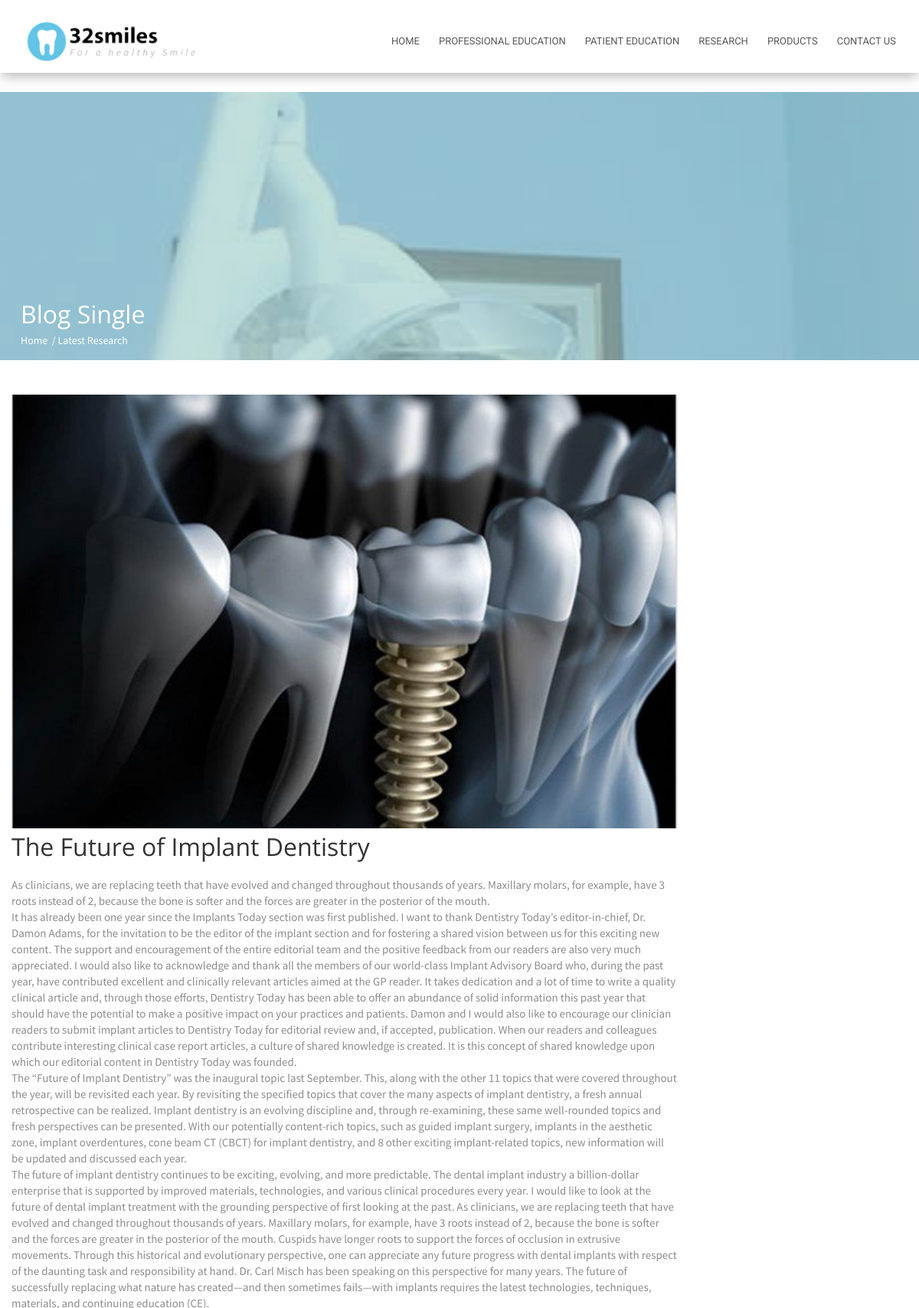
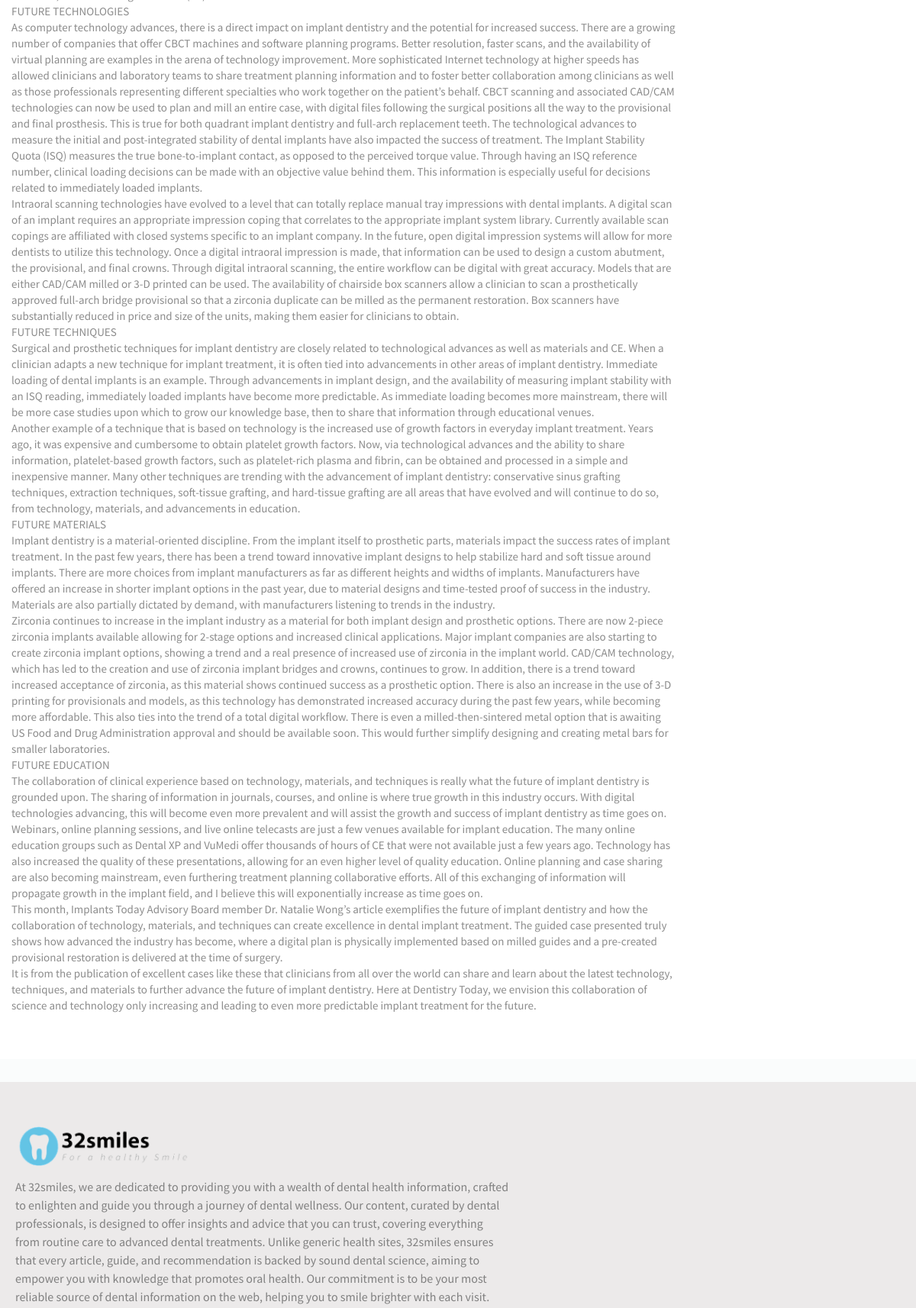
Screenshot of /research/latest-research.php?post_id=1 (upper part) with the database file from the repository (2 pictures, top to bottom).
### tables this page shows
CREATE TABLE `media` (
  `media_id` int(11) NOT NULL,
  `media_type` varchar(50) DEFAULT NULL,
  `media_path` varchar(255) DEFAULT NULL,
  `media_text` text DEFAULT NULL,
  `media_created_at` timestamp NOT NULL DEFAULT current_timestamp(),
  `media_updated_at` timestamp NOT NULL DEFAULT current_timestamp() ON UPDATE current_timestamp(),
  `media_is_deleted` tinyint(1) DEFAULT 0,
  CHECK (media_is_deleted BETWEEN 0 AND 1)
);

CREATE TABLE `posts` (
  `post_id` int(11) NOT NULL,
  `category_id` int(11) DEFAULT NULL,
  `post_title` varchar(80) DEFAULT NULL,
  `post_content` text DEFAULT NULL,
  `post_created_at` timestamp NOT NULL DEFAULT current_timestamp(),
  `post_updated_at` timestamp NOT NULL DEFAULT current_timestamp() ON UPDATE current_timestamp(),
  `post_is_deleted` tinyint(1) DEFAULT 0,
  CHECK (post_is_deleted BETWEEN 0 AND 1)
);

### function.php (called while the page is built, shortened)
<?php
function getMediaByPostID($post_id)
{
    global $conn;
    $sql_query = "SELECT media.media_path, media.media_type, media.media_text FROM media
                    JOIN itemmedia ON media.media_id = itemmedia.media_id
                    JOIN posts ON itemmedia.item_id = posts.post_id
                    WHERE posts.post_id = ? AND media.media_is_deleted = 0
                    AND itemmedia.item_is_deleted = 0 AND itemmedia.item_type = 'research'";
    $stmt = $conn->prepare($sql_query);
    $stmt->bind_param("i", $post_id);
    $stmt->execute();
    $result = $stmt->get_result();
    $data = $result->fetch_all(MYSQLI_ASSOC);
    return $data[0];
}
function getPostByID($post_id){
    global $conn;
    $sql_query = "SELECT * FROM posts WHERE post_id = ?";
    $stmt = $conn->prepare($sql_query);
    $stmt->bind_param("i", $post_id);
    $stmt->execute();
    $result = $stmt->get_result();
    $data = $result->fetch_all(MYSQLI_ASSOC);
    return $data[0];
}
function convertImagePath($dbPath) {
    $newPath = str_replace('../../', '../', $dbPath);
    return $newPath;
}

### research/latest-research.php (the view, shortened to what this page needs)
<?php
require_once "../function.php";
$post_id = intval(isset($_GET['post_id']) ? $_GET['post_id'] : '');
$post = getPostByID($post_id);
$media = getMediaByPostID($post_id);
?>
<!DOCTYPE html>
<html lang="en-US" class="no-js">
<head>
    <link rel="stylesheet" href="../css/bootstrap.min.css">
    <link rel="stylesheet" href="../css/styles.css">
    <link rel="stylesheet" href="../fonts/font-awesome/css/font-awesome.min.css">
</head>
<body>
<div class="wrapper">
    <div class="header">
        <div class="navbar">
            <nav id="mainNav" class="navbar navbar-default navbar-fixed-top">
                <div class="container">
                    <div class="navbar-header">
                        <a class="navbar-brand" href="../../eProject-32smiles">
                            <div class="logo-brand"><img src="../img/img-page/logo.png" alt=""></div>
                        </a>
                    </div>
                    <div class="collapse navbar-collapse" id="bs-example-navbar-collapse-1">
                        <ul class="nav navbar-nav navbar-right">
                            <li><a href="../../eProject-32smiles">HOME</a></li>
                            <li><a href="../professional-education">PROFESSIONAL EDUCATION</a></li>
                            <li><a href="../patient-education">PATIENT EDUCATION</a></li>
                            <li><a href="../research">RESEARCH</a></li>
                            <li><a href="../product">PRODUCTS</a></li>
                            <li><a href="../contact-us">CONTACT US</a></li>
                        </ul>
                    </div>
                </div>
            </nav>
        </div>
    </div>
    <div class="pages-header">
        <div class="section-heading">
            <div class="section">
                <div class="span-title">
                    <h1>Blog Single</h1>
                    <div class="page-map"><p>Home &nbsp;/&nbsp;Latest Research</p></div>
                </div>
            </div>
        </div>
    </div>
    <div class="main">
        <div class="section">
            <div class="row">
                <div class="col-md-9">
                    <div class="post-content">
                        <div class="post-photo">
                            <?php if ($media['media_type'] == 'image'):?>
                                <img src="<?php echo convertImagePath($media['media_path']) ?>"
                                     alt="<?php echo $media['media_text'] ?>">
                            <?php elseif ($media['media_type'] =='video') :?>
                                <video autoplay controls>
                                    <source src="<?php echo convertImagePath($media['media_path']) ?>">
                                </video>
                            <?php endif;?>
                        </div>
                        <div class="post-title"><h1><?php echo $post['post_title'] ?></h1></div>
                        <div class="post-content">
                            <p><?php $content = $post['post_content'];
                                echo nl2br($content); ?></p>
                        </div>
                    </div>
                </div>
            </div>
        </div>
    </div>
</div>
<div class="footer">
    <div class="main">
        <div class="row" style="background-color: #eceaea">
            <div class="col-md-7 footer-info">
                <div class="about-footer">
                    <div class="logo-brand">
                        <img src="../img/img-page/logo.png" alt=""/>
                    </div>
                    <p>
                        At 32smiles, we are dedicated to providing you with a wealth of dental health information,
                        crafted to enlighten and guide you through a journey of dental wellness. Our content, curated by
                        dental professionals, is designed to offer insights and advice that you can trust, covering
                        everything from routine care to advanced dental treatments. Unlike generic health sites,
                        32smiles ensures that every article, guide, and recommendation is backed by sound dental
                        science, aiming to empower you with knowledge that promotes oral health. Our commitment is to be
                        your most reliable source of dental information on the web, helping you to smile brighter with
                        each visit.
                    </p>
                </div>
            </div>
        </div>
    </div>
</div>
</body>
</html>

### css/styles.css (style rules this page uses)
html, body, div, span, applet, object, iframe, h1, h2, h3, h4, h5, h6, p, blockquote, pre, a, abbr, acronym, address, big, cite, code, del, dfn, em, img, ins, kbd, q, s, samp, small, strike, strong, sub, sup, tt, var, b, u, i, center, dl, dt, dd, ol, ul, li, fieldset, form, label, legend, table, caption, tbody, tfoot, thead, tr, th, td, article, aside, canvas, details, embed, figure, figcaption, footer, header, hgroup, menu, nav, output, ruby, section, summary, time, mark, audio, video { margin: 0; padding: 0; border: 0; font-size: 100%; font: inherit; }
article, aside, details, figcaption, figure, footer, header, hgroup, menu, nav, section { display: block; }
body { line-height: 1.5; overflow-x: hidden; }
ol, ul { list-style: none; }
a:link { text-decoration: none; }
h1 { font-size: 24px; font-family: 'Open Sans', sans-serif; }
p { font-size: 14px; font-family: 'Source Sans Pro', sans-serif; color: #8c8c8c; }
.container { background-color: transparent; padding-top: 10px; }
.logo-brand { width: 230px; margin-top: -12px; transition: 0.5s; }
.logo-brand img { width: 100%; }
.navbar-default { border-color: transparent; box-shadow: 0px 6px 16px -2px rgba(0, 0, 0, 0.3); }
.navbar-default .navbar-nav > li > a { color: #595959; font-size: 13px; -webkit-transition-property: width; -webkit-transition-duration: 5s; transition-property: color; transition-duration: 0.4s; padding-left: 10px; transition: 0.5s; font-family: 'Roboto', sans-serif; margin-top: 4px; }
.navbar-fixed-top { background: #FFF; }
@media (min-width: 768px) { .navbar-default { -webkit-transition: all .35s; -moz-transition: all .35s; transition: all .35s; padding: 15px 0; } }
.wrapper { width: 100%; height: auto; overflow-x: hidden; }
.main { margin: 30px 0px 30px 0px; }
.section { padding: 15px; margin: 0px auto 0px auto; }
@media (min-width: 1200px) { .section { width: 1200px; } }
.header { height: 120px; background: #FFF; }
.footer { width: 100%; height: 100%; background: #FAFCFC; overflow: hidden; }
.footer .main { margin-bottom: 0px; }
.about-footer p { margin: 15px 0px 15px 0px; font-size: 16px; color: #808080; }
@media (min-width: 1200px) { .about-footer { width: 730px; float: right; padding: 50px 0px 50px 0px; } }
@media (max-width: 1200px) { .about-footer { width: 100%; float: none; padding: 70px 20px 70px 20px; } }
.pages-header { background-image: url("../img/img-page/medical3.jpg"); height: 350px; background-attachment: fixed; background-position: center; background-repeat: no-repeat; background-size: cover; position: relative; }
.section-heading { width: 100%; position: absolute; bottom: 0; }
.span-title { padding: 0px 12px 0px 12px; }
.span-title h1 { color: #FFF; }
.span-title p { color: #FFF; }
.post-photo img { width: 100%; }
.post-content p { margin: 15px 0px 15px 0px; }
.post-content p { line-height: 1.4; font-size: 15px; }
@media (min-width: 576px) { h1 { font-size: 24px; } }
@media (min-width: 768px) { h1 { font-size: 26px; } }
@media (min-width: 992px) { h1 { font-size: 32px; } }

### rows the page displays
media: media_path (picture)
posts: post_title "The Future of Implant Dentistry", post_content "As clinicians, we are replacing teeth that have evolved and changed throughout thousands of years. Maxillary molars, for example, have 3 roots instead of 2, because the bone is softer and the forces are greater in the posterior of the mouth. It has already been one year since the Implants Today section was first published. I want to thank Dentistry Today’s editor-in-chief, Dr. Damon Adams, for the invitation to be the editor of the implant section and for fostering a shared vision between us for this exciting new content. The support and encouragement of the entire editorial team and the positive feedback from our readers are also very much appreciated. I would also like to acknowledge and…"
